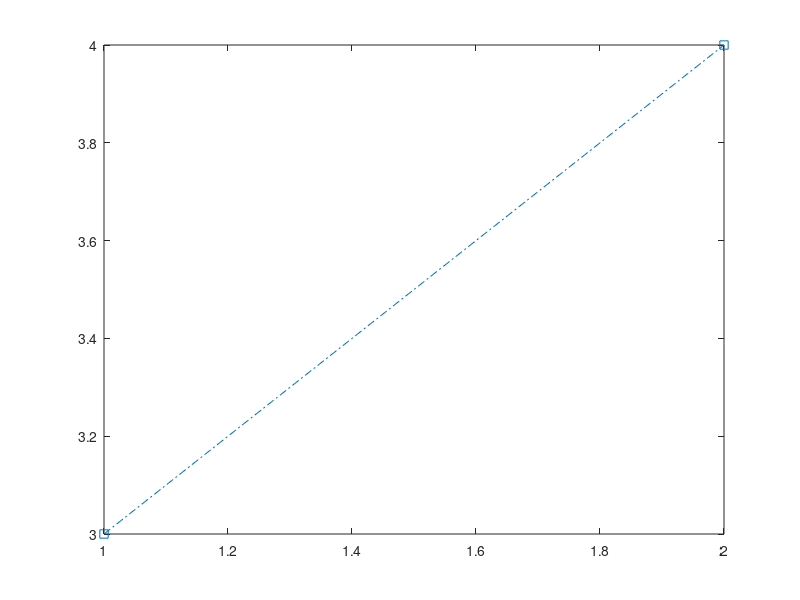

Write MATLAB code to recreate this figure.

angleSpan = 160;

ServoMiddleAngle = 90;

ServoAngleSpan_per_SteeringWheelAngle = 160/160;

steeringDegrees = 58;

rowValue = ServoMiddleAngle + (steeringDegrees * ServoAngleSpan_per_SteeringWheelAngle)
rowValue = ServoMiddleAngle - (steeringDegrees * ServoAngleSpan_per_SteeringWheelAngle)

% 120 middle    30 deg
% 32 right              58 deg


cmd = 2216 * 0.034321 / 2.0

plot([1 2], [3 4], "-.s")



